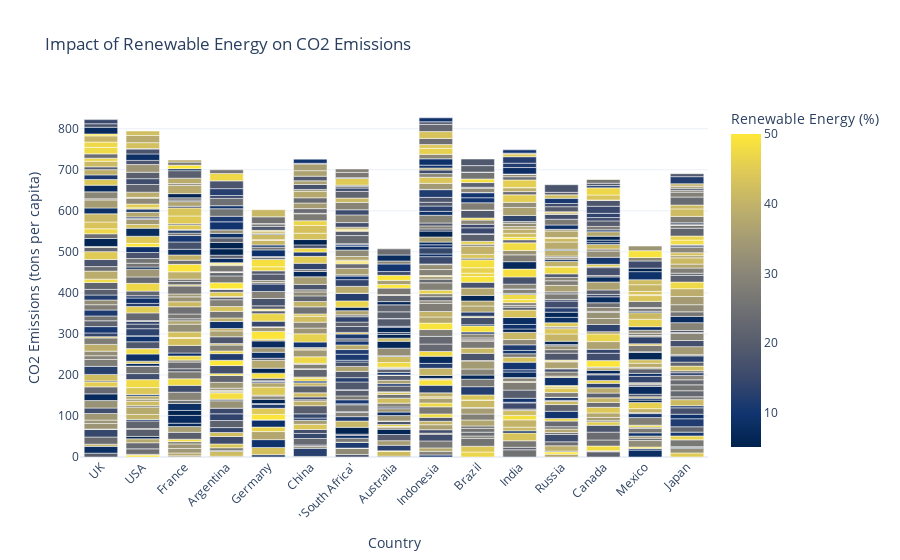

Notebook cell for this chart:
### Markdown cell above
Hypothesis: "Countries with a higher percentage of renewable energy have lower CO2 emissions." Visualization: Bar chart comparing countries.

### Code cell
# Create a bar chart for Renewable Energy vs. CO2 Emissions
fig = px.bar(df, x="Country", y="CO2_Emissions_tons_per_capita",
             color="Renewable_Energy_pct",
             title="Impact of Renewable Energy on CO2 Emissions",
             labels={"CO2_Emissions_tons_per_capita": "CO2 Emissions (tons per capita)",
                     "Renewable_Energy_pct": "Renewable Energy (%)"},
             color_continuous_scale=px.colors.sequential.Cividis)  # Color-blind friendly

# Improve interactivity
fig.update_layout(
    xaxis=dict(title="Country", tickangle=-45),  # Rotate country names for readability
    yaxis=dict(title="CO2 Emissions (tons per capita)"),
    template="plotly_white"
)

# Show the interactive bar chart
fig.show()

### Figure 1 — Plotly figure (JSON) as saved in the notebook; plotly's stock layout.template omitted (floating-point values rounded to 4 significant figures; data arrays with more than 128 entries replaced by an {"elided": "..."} marker saying what was removed)
{"data": [{"alignmentgroup": "True", "hovertemplate": "Country=%{x}<br>CO2 Emissions (tons per capita)=%{y}<br>Renewable Energy (%)=%{marker.color}<extra></extra>", "legendgroup": "", "marker": {"color": {"elided": "1000 float values"}, "coloraxis": "coloraxis", "pattern": {"shape": ""}}, "name": "", "offsetgroup": "", "orientation": "v", "showlegend": false, "textposition": "auto", "type": "bar", "x": {"elided": "1000 str values"}, "xaxis": "x", "y": {"elided": "1000 float values"}, "yaxis": "y"}], "layout": {"barmode": "relative", "coloraxis": {"colorbar": {"title": {"text": "Renewable Energy (%)"}}, "colorscale": [[0, "#00224e"], [0.1111, "#123570"], [0.2222, "#3b496c"], [0.3333, "#575d6d"], [0.4444, "#707173"], [0.5556, "#8a8678"], [0.6667, "#a59c74"], [0.7778, "#c3b369"], [0.8889, "#e1cc55"], [1, "#fee838"]]}, "legend": {"tracegroupgap": 0}, "title": {"text": "Impact of Renewable Energy on CO2 Emissions"}, "xaxis": {"anchor": "y", "domain": [0, 1], "tickangle": -45, "title": {"text": "Country"}}, "yaxis": {"anchor": "x", "domain": [0, 1], "title": {"text": "CO2 Emissions (tons per capita)"}}}}
